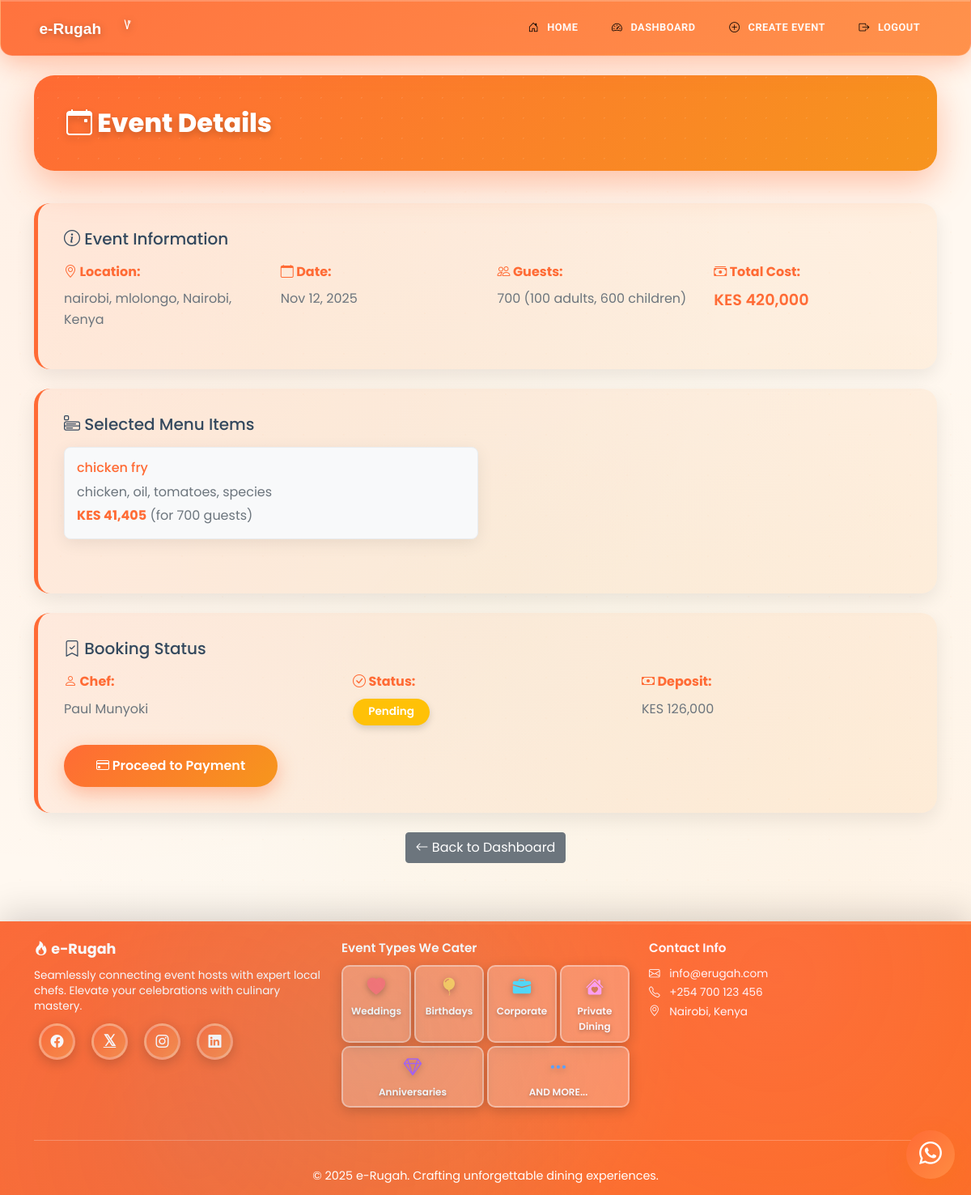
Page /customer/event/1/details (signed in) on the committed database.
### models.py (models this page shows, shortened)
class Event(db.Model):
    id = db.Column(db.Integer, primary_key=True)
    customer_id = db.Column(db.Integer, db.ForeignKey('user.id'), nullable=False)
    county = db.Column(db.String(50), nullable=False)
    sub_county = db.Column(db.String(50), nullable=False)
    town = db.Column(db.String(50), nullable=False)
    adult_guests = db.Column(db.Integer, nullable=False)
    child_guests = db.Column(db.Integer, nullable=False)
    event_date = db.Column(db.DateTime, nullable=False)
    menu_items = db.Column(db.Text)
    total_cost = db.Column(db.Float, default=0.0)
    created_at = db.Column(db.DateTime, default=datetime.utcnow)
    bookings = db.relationship('Booking', backref='event', lazy=True)

class Dish(db.Model):
    id = db.Column(db.Integer, primary_key=True)
    name = db.Column(db.String(100), nullable=False)
    base_servings = db.Column(db.Integer, nullable=False)
    markup = db.Column(db.Float, nullable=False)  # percentage
    description = db.Column(db.Text)
    created_at = db.Column(db.DateTime, default=datetime.utcnow)
    dish_ingredients = db.relationship('DishIngredient', backref='dish', lazy=True)

class Chef(db.Model):
    id = db.Column(db.Integer, primary_key=True)
    user_id = db.Column(db.Integer, db.ForeignKey('user.id'), nullable=False)
    name = db.Column(db.String(100), nullable=False)
    phone = db.Column(db.String(20), nullable=False)
    county = db.Column(db.String(50), nullable=False)
    sub_county = db.Column(db.String(50), nullable=False)
    town = db.Column(db.String(50), nullable=False)
    about = db.Column(db.Text)
    meals_offered = db.Column(db.Text)
    photo_url = db.Column(db.String(200))
    is_verified = db.Column(db.Boolean, default=False)
    is_approved = db.Column(db.Boolean, default=False)
    created_at = db.Column(db.DateTime, default=datetime.utcnow)
    rating_total = db.Column(db.Integer, default=0)
    rating_count = db.Column(db.Integer, default=0)
    is_featured = db.Column(db.Boolean, default=False)
    featured_priority = db.Column(db.Integer, default=100)
    bookings = db.relationship('Booking', backref='chef', lazy=True)

class Booking(db.Model):
    id = db.Column(db.Integer, primary_key=True)
    event_id = db.Column(db.Integer, db.ForeignKey('event.id'), nullable=False)
    chef_id = db.Column(db.Integer, db.ForeignKey('chef.id'), nullable=False)
    status = db.Column(db.String(20), default='pending')
    deposit_amount = db.Column(db.Float)
    created_at = db.Column(db.DateTime, default=datetime.utcnow)
    confirmed_at = db.Column(db.DateTime)
    rating_value = db.Column(db.Integer)
    rating_submitted_at = db.Column(db.DateTime)
    rating_comment = db.Column(db.Text)
    payments = db.relationship('Payment', backref='booking', lazy=True)

### main.py (the view)
@app.route('/customer/event/<int:event_id>/details')
@role_required('customer')
def event_details(event_id):
    event = Event.query.get_or_404(event_id)
    if event.customer_id != current_user.id:
        flash('Access denied', 'danger')
        return redirect(url_for('customer_dashboard'))
    dish_ids = event.menu_items.split(',') if event.menu_items else []
    dishes = []
    total_guests = event.adult_guests + event.child_guests
    for dish_id in dish_ids:
        dish = Dish.query.get(int(dish_id))
        if dish:
            dish_ingredients = DishIngredient.query.filter_by(dish_id=dish.id).all()
            dish_cost = 0.0
            ingredients_list = []
            for di in dish_ingredients:
                ingredient = Ingredient.query.get(di.ingredient_id)
                scaled_quantity = (di.quantity_for_base_servings / dish.base_servings) * total_guests
                cost = scaled_quantity * ingredient.unit_price
                dish_cost += cost
                ingredients_list.append(ingredient.name)
            markup_amount = dish_cost * (dish.markup / 100)
            selling_price = dish_cost + markup_amount
            dishes.append({
                'name': dish.name,
                'ingredients': ', '.join(ingredients_list) if ingredients_list else dish.description or 'No ingredients listed',
                'total_price': selling_price,
                'description': dish.description
            })
    booking = Booking.query.filter_by(event_id=event.id).first()
    return render_template('event_details.html', event=event, menu_items=dishes, booking=booking)

### main.py (called while the page is built)
@app.context_processor
def inject_year():
    return {'year': datetime.now().year}

@login_manager.user_loader
def load_user(user_id):
    return User.query.get(int(user_id))

def role_required(role):
    def decorator(f):
        @wraps(f)
        @login_required
        def decorated_function(*args, **kwargs):
            if current_user.role != role:
                flash('Access denied. Insufficient permissions.', 'danger')
                return redirect(url_for('index'))
            return f(*args, **kwargs)
        return decorated_function
    return decorator

### templates/event_details.html (shortened to what this page needs)
{% extends "base.html" %}
{% block content %}
<div class="page-header">
    <h2 class="mb-0"><i class="bi bi-calendar-event"></i> Event Details</h2>
</div>
<div class="info-card mb-4">
    <h5 class="mb-3"><i class="bi bi-info-circle"></i> Event Information</h5>
    <div class="row">
        <div class="col-md-3">
            <p class="mb-2"><strong><i class="bi bi-geo-alt"></i> Location:</strong></p>
            <p class="text-muted">{{ event.county }}, {{ event.sub_county }}, {{ event.town }}</p>
        </div>
        <div class="col-md-3">
            <p class="mb-2"><strong><i class="bi bi-calendar"></i> Date:</strong></p>
            <p class="text-muted">{{ event.event_date.strftime('%b %d, %Y') }}</p>
        </div>
        <div class="col-md-3">
            <p class="mb-2"><strong><i class="bi bi-people"></i> Guests:</strong></p>
            <p class="text-muted">{{ event.adult_guests + event.child_guests }} ({{ event.adult_guests }} adults, {{ event.child_guests }} children)</p>
        </div>
        <div class="col-md-3">
            <p class="mb-2"><strong><i class="bi bi-cash-stack"></i> Total Cost:</strong></p>
            <p class="text-muted" style="font-size: 1.2rem; font-weight: 600; color: var(--primary-color) !important;">KES {{ "{:,.0f}".format(event.total_cost) }}</p>
        </div>
    </div>
</div>
<div class="info-card mb-4">
    <h5 class="mb-3"><i class="bi bi-menu-app"></i> Selected Menu Items</h5>
    {% if menu_items %}
    <div class="row">
        {% for item in menu_items %}
        <div class="col-md-6 mb-3">
            <div class="menu-item-card">
                <h6>{{ item.name }}</h6>
                <p class="text-muted mb-1">{{ item.ingredients }}</p>
                <p class="mb-0"><strong>KES {{ "{:,.0f}".format(item.total_price) }}</strong> <span class="text-muted">(for {{ event.adult_guests + event.child_guests }} guests)</span></p>
            </div>
        </div>
        {% endfor %}
    </div>
    {% else %}
    <p class="text-muted">No menu items selected.</p>
    {% endif %}
</div>
{% if booking %}
<div class="info-card mb-4">
    <h5 class="mb-3"><i class="bi bi-bookmark-check"></i> Booking Status</h5>
    <div class="row">
        <div class="col-md-4">
            <p class="mb-2"><strong><i class="bi bi-person"></i> Chef:</strong></p>
            <p class="text-muted">{{ booking.chef.name }}</p>
        </div>
        <div class="col-md-4">
            <p class="mb-2"><strong><i class="bi bi-check-circle"></i> Status:</strong></p>
            <span class="badge {% if booking.status == 'confirmed' %}bg-success{% elif booking.status == 'pending' %}bg-warning{% else %}bg-danger{% endif %}">
                {{ booking.status.title() }}
            </span>
        </div>
        <div class="col-md-4">
            <p class="mb-2"><strong><i class="bi bi-cash"></i> Deposit:</strong></p>
            <p class="text-muted">KES {{ "{:,.0f}".format(booking.deposit_amount) }}</p>
        </div>
    </div>
    {% if booking.status == 'pending' %}
    <div class="mt-3">
        <a href="{{ url_for('pay_booking', booking_id=booking.id) }}" class="btn btn-primary">
            <i class="bi bi-credit-card"></i> Proceed to Payment
        </a>
    </div>
    {% endif %}
</div>
{% endif %}
<div class="text-center">
    <a href="{{ url_for('customer_dashboard') }}" class="btn btn-secondary">
        <i class="bi bi-arrow-left"></i> Back to Dashboard
    </a>
</div>
{% endblock %}

### static/css/style.css (style rules this page uses)
:root { --primary-color: #ff6b35; --secondary-color: #f7931e; --success-color: #2ecc71; --danger-color: #e74c3c; --dark-color: #2c3e50; --light-color: #ecf0f1; --text-dark: #34495e; --accent-color: #ff9f43; --food-green: #6ab04c; --food-red: #eb4d4b; --food-purple: #9b59b6; --food-yellow: #f39c12; }
* { margin: 0; padding: 0; box-sizing: border-box; }
body { font-family: 'Poppins', sans-serif; color: var(--text-dark); line-height: 1.6; background: #fff8f0; background-image: radial-gradient(circle at 10% 20%, rgba(255, 107, 53, 0.05) 0%, transparent 50%), radial-gradient(circle at 90% 80%, rgba(247, 147, 30, 0.05) 0%, transparent 50%), radial-gradient(circle at 50% 50%, rgba(106, 176, 76, 0.03) 0%, transparent 70%); min-height: 100vh; position: relative; overflow-x: hidden; }
body::before { content: ''; position: fixed; top: -50%; right: -50%; width: 200%; height: 200%; background: radial-gradient(circle, rgba(255, 159, 67, 0.03) 1px, transparent 1px); background-size: 50px 50px; animation: grain 8s steps(10) infinite; pointer-events: none; z-index: -1; }
.btn-primary { background: linear-gradient(135deg, var(--primary-color), var(--secondary-color), var(--accent-color)); background-color: var(--primary-color); background-size: 200% auto; border: none; border-color: var(--primary-color); padding: 0.85rem 2.5rem; font-weight: 600; border-radius: 50px; box-shadow: 0 8px 25px rgba(255, 107, 53, 0.4); transition: all 0.4s cubic-bezier(0.68, -0.55, 0.265, 1.55); position: relative; overflow: hidden; color: white; }
.btn-primary::before { content: ''; position: absolute; top: 50%; left: 50%; width: 0; height: 0; border-radius: 50%; background: rgba(255, 255, 255, 0.3); transform: translate(-50%, -50%); transition: width 0.6s, height 0.6s; }
.badge { padding: 0.6rem 1.2rem; border-radius: 50px; font-weight: 600; font-size: 0.85rem; box-shadow: 0 4px 10px rgba(0, 0, 0, 0.15); animation: pulse 2s ease-in-out infinite; }
.menu-item-card { background: white; padding: 1.8rem; border-radius: 20px; border-left: 5px solid var(--primary-color); margin-bottom: 1.2rem; transition: all 0.4s cubic-bezier(0.68, -0.55, 0.265, 1.55); box-shadow: 0 5px 20px rgba(0, 0, 0, 0.08); }
.food-pattern { position: relative; }
.page-header { background: linear-gradient(135deg, var(--primary-color), var(--secondary-color), var(--accent-color)); background-size: 200% auto; color: white; padding: 2.5rem; border-radius: 25px; margin-bottom: 2.5rem; box-shadow: 0 15px 45px rgba(255, 107, 53, 0.4); animation: slideIn 0.6s ease-out, shimmer 8s linear infinite; position: relative; overflow: hidden; }
.page-header::before { content: ''; position: absolute; top: -50%; right: -50%; width: 200%; height: 200%; background: radial-gradient(circle, rgba(255, 255, 255, 0.1) 1px, transparent 1px); background-size: 25px 25px; animation: grain 15s linear infinite; }
.page-header h2 { margin: 0; font-weight: 800; position: relative; z-index: 1; text-shadow: 0 4px 10px rgba(0, 0, 0, 0.2); }
.info-card { background: linear-gradient(135deg, rgba(255, 107, 53, 0.08), rgba(247, 147, 30, 0.08)); border-left: 5px solid var(--primary-color); border-radius: 20px; padding: 2rem; margin-bottom: 2rem; box-shadow: 0 8px 25px rgba(0, 0, 0, 0.08); transition: all 0.3s ease; }
.info-card strong { color: var(--primary-color); font-weight: 700; }

### templates/base.html (style rules this page uses)
* { scrollbar-width: thin; scrollbar-color: #ff6b35 rgba(255, 107, 53, 0.1); }

### templates/event_details.html (style rules this page uses)
.menu-item-card { border: 1px solid #e9ecef; border-radius: 8px; padding: 15px; background: #f8f9fa; }
.menu-item-card h6 { color: var(--primary-color); margin-bottom: 8px; }

### rows in the picture
Event: county "nairobi", sub_county "mlolongo", town "Nairobi, Kenya", event_date "Nov 12, 2025", event.adult_guests+event.child_guests "700", adult_guests "100", child_guests "600", total_cost "420,000"
Dish: name "chicken fry", ingredients "chicken, oil, tomatoes, species", total_price "41,405"
Chef: chef.name "Paul Munyoki"
Booking: status "Pending", deposit_amount "126,000"
